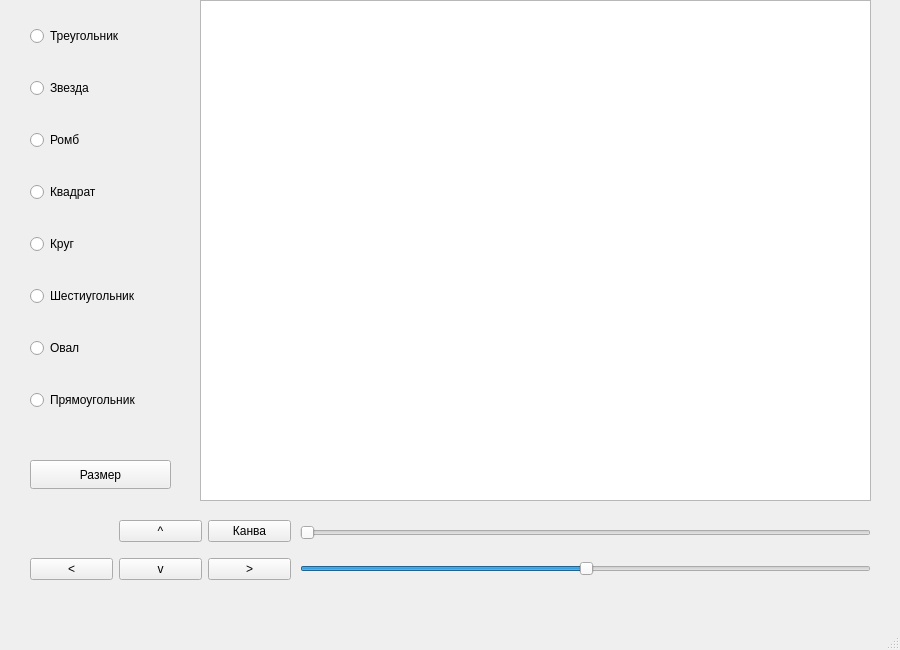
<?xml version="1.0" encoding="UTF-8"?>
<ui version="4.0">
 <class>MainWindow</class>
 <widget class="QMainWindow" name="MainWindow">
  <property name="geometry">
   <rect>
    <x>0</x>
    <y>0</y>
    <width>900</width>
    <height>650</height>
   </rect>
  </property>
  <property name="windowTitle">
   <string>MainWindow</string>
  </property>
  <widget class="QWidget" name="centralwidget">
   <widget class="QGraphicsView" name="graphicsView">
    <property name="geometry">
     <rect>
      <x>200</x>
      <y>0</y>
      <width>671</width>
      <height>501</height>
     </rect>
    </property>
   </widget>
   <widget class="QWidget" name="verticalLayoutWidget">
    <property name="geometry">
     <rect>
      <x>30</x>
      <y>0</y>
      <width>161</width>
      <height>441</height>
     </rect>
    </property>
    <layout class="QVBoxLayout" name="verticalLayout">
     <item>
      <widget class="QRadioButton" name="radioButton">
       <property name="text">
        <string>Треугольник</string>
       </property>
      </widget>
     </item>
     <item>
      <widget class="QRadioButton" name="radioButton_6">
       <property name="text">
        <string>Звезда</string>
       </property>
      </widget>
     </item>
     <item>
      <widget class="QRadioButton" name="radioButton_3">
       <property name="text">
        <string>Ромб</string>
       </property>
      </widget>
     </item>
     <item>
      <widget class="QRadioButton" name="radioButton_4">
       <property name="text">
        <string>Квадрат</string>
       </property>
      </widget>
     </item>
     <item>
      <widget class="QRadioButton" name="radioButton_2">
       <property name="text">
        <string>Круг</string>
       </property>
      </widget>
     </item>
     <item>
      <widget class="QRadioButton" name="radioButton_7">
       <property name="text">
        <string>Шестиугольник</string>
       </property>
      </widget>
     </item>
     <item>
      <widget class="QRadioButton" name="radioButton_8">
       <property name="text">
        <string>Овал</string>
       </property>
      </widget>
     </item>
     <item>
      <widget class="QRadioButton" name="radioButton_5">
       <property name="text">
        <string>Прямоугольник</string>
       </property>
      </widget>
     </item>
    </layout>
   </widget>
   <widget class="QWidget" name="gridLayoutWidget">
    <property name="geometry">
     <rect>
      <x>30</x>
      <y>510</y>
      <width>261</width>
      <height>80</height>
     </rect>
    </property>
    <layout class="QGridLayout" name="gridLayout">
     <item row="1" column="1">
      <widget class="QPushButton" name="bottomBtn">
       <property name="text">
        <string>v</string>
       </property>
      </widget>
     </item>
     <item row="0" column="1">
      <widget class="QPushButton" name="upperBtn">
       <property name="text">
        <string>^</string>
       </property>
      </widget>
     </item>
     <item row="1" column="2">
      <widget class="QPushButton" name="rightBtn">
       <property name="text">
        <string>&gt;</string>
       </property>
      </widget>
     </item>
     <item row="1" column="0">
      <widget class="QPushButton" name="leftBtn">
       <property name="text">
        <string>&lt;</string>
       </property>
      </widget>
     </item>
     <item row="0" column="2">
      <widget class="QPushButton" name="canvaButton">
       <property name="toolTip">
        <string>&lt;html&gt;&lt;head/&gt;&lt;body&gt;&lt;p&gt;Платформа для рисования&lt;/p&gt;&lt;/body&gt;&lt;/html&gt;</string>
       </property>
       <property name="text">
        <string>Канва</string>
       </property>
      </widget>
     </item>
    </layout>
   </widget>
   <widget class="QWidget" name="verticalLayoutWidget_2">
    <property name="geometry">
     <rect>
      <x>300</x>
      <y>510</y>
      <width>571</width>
      <height>81</height>
     </rect>
    </property>
    <layout class="QVBoxLayout" name="verticalLayout_2">
     <item>
      <widget class="QSlider" name="rotateSlider">
       <property name="maximum">
        <number>360</number>
       </property>
       <property name="orientation">
        <enum>Qt::Horizontal</enum>
       </property>
      </widget>
     </item>
     <item>
      <widget class="QSlider" name="horizontalSlider">
       <property name="minimum">
        <number>1</number>
       </property>
       <property name="maximum">
        <number>200</number>
       </property>
       <property name="value">
        <number>101</number>
       </property>
       <property name="orientation">
        <enum>Qt::Horizontal</enum>
       </property>
      </widget>
     </item>
    </layout>
   </widget>
   <widget class="QPushButton" name="btnRect">
    <property name="geometry">
     <rect>
      <x>30</x>
      <y>460</y>
      <width>141</width>
      <height>29</height>
     </rect>
    </property>
    <property name="toolTip">
     <string>&lt;html&gt;&lt;head/&gt;&lt;body&gt;&lt;p&gt;Числовые параметры&lt;/p&gt;&lt;/body&gt;&lt;/html&gt;</string>
    </property>
    <property name="text">
     <string>Размер</string>
    </property>
   </widget>
  </widget>
  <widget class="QStatusBar" name="statusbar"/>
  <widget class="QMenuBar" name="menubar">
   <property name="geometry">
    <rect>
     <x>0</x>
     <y>0</y>
     <width>900</width>
     <height>25</height>
    </rect>
   </property>
  </widget>
 </widget>
 <resources/>
 <connections/>
</ui>
